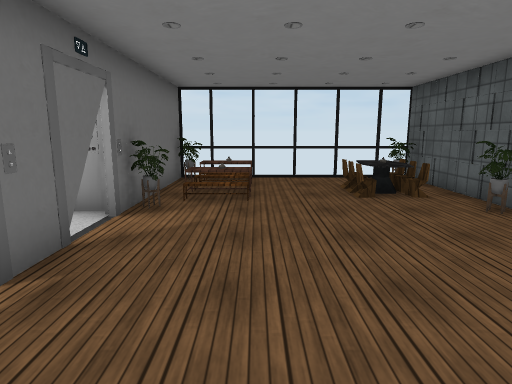
[1] (above)

15 first-person views from a walk through a scene from a Unity 3-D project. The camera is 1.4 m above the floor, tilts 10° down and sees 75° across. Doors are open. The floor is counted in squares, 1 m on a side. Each view is taken from the middle of a square. On the plan, view 1 faces up. The plan holds only what a view shows up to about 15 squares ahead; the rest is blank. The player is left out. Some surface patterns are stand-ins.

[2]
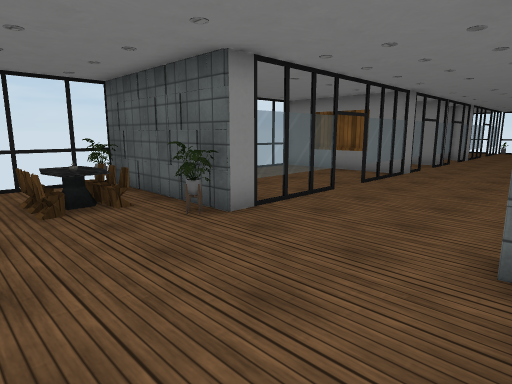

[3]
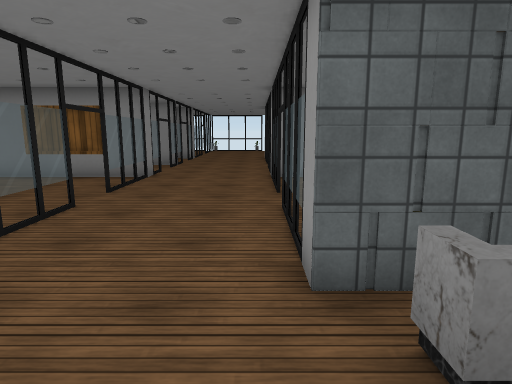

[4]
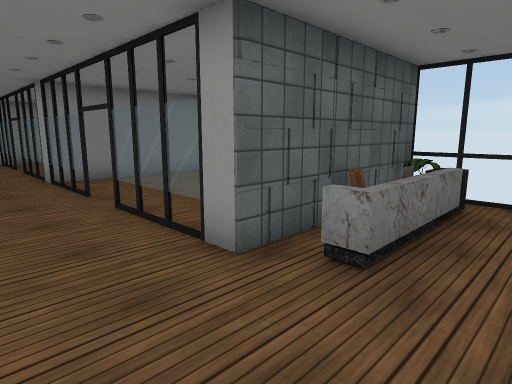

[5]
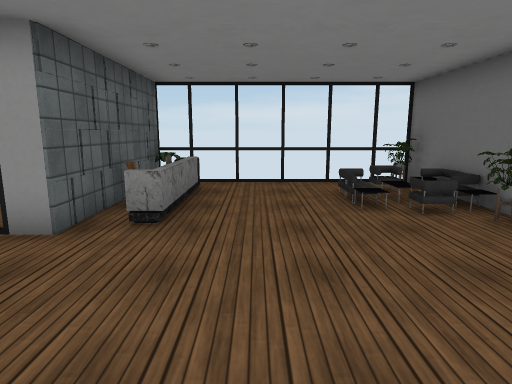

[6]
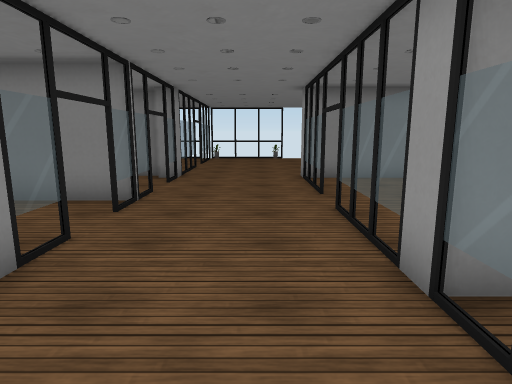

[7]
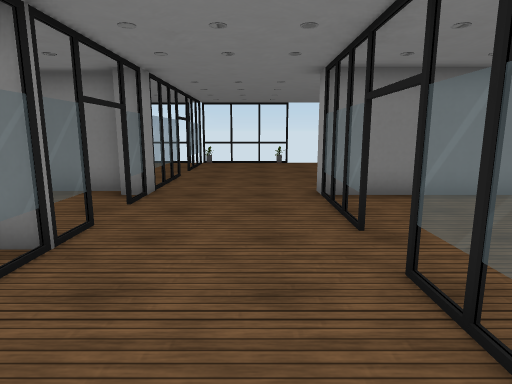

[8]
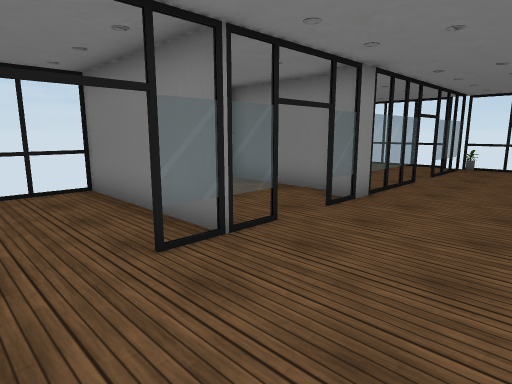

[9]
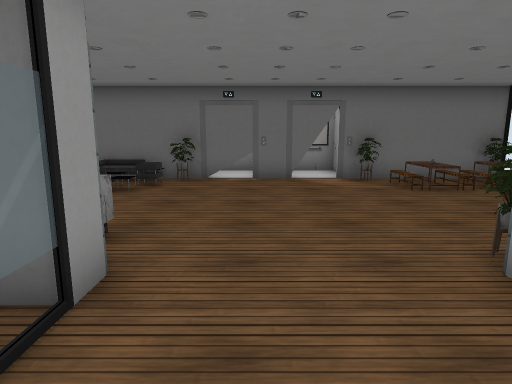

[10]
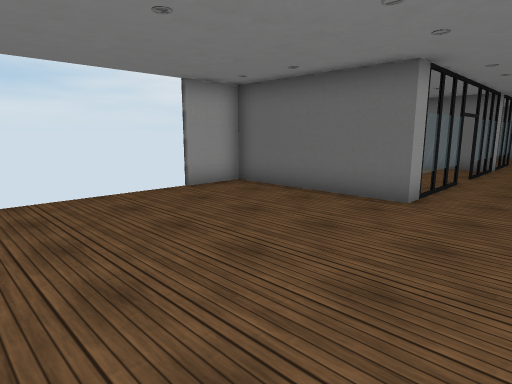

[11]
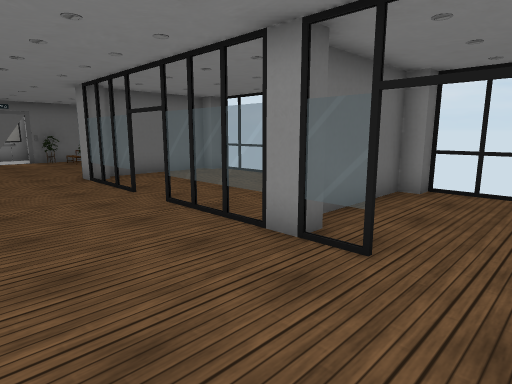

[12]
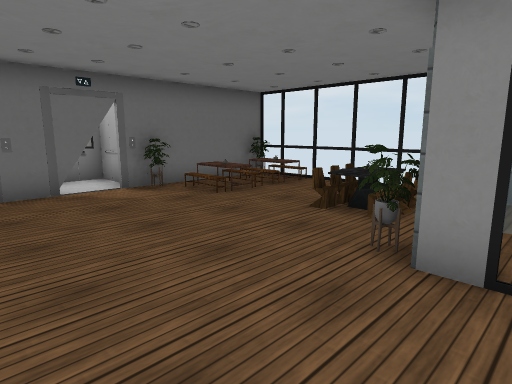

[13]
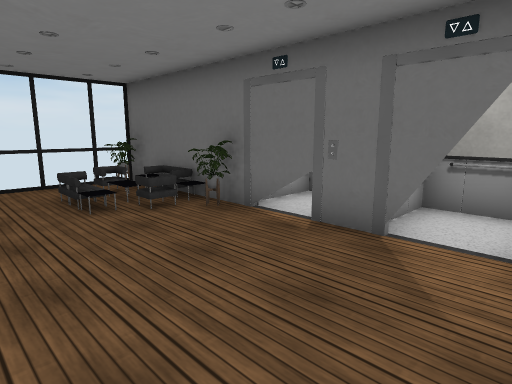

[14]
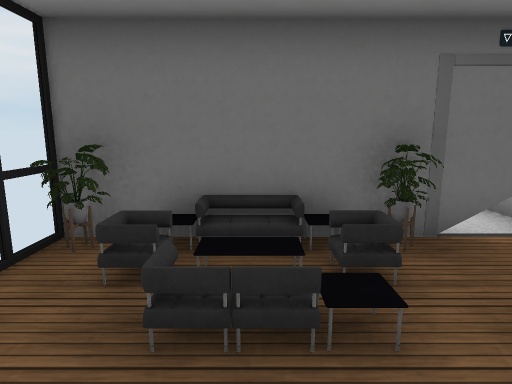

[15]
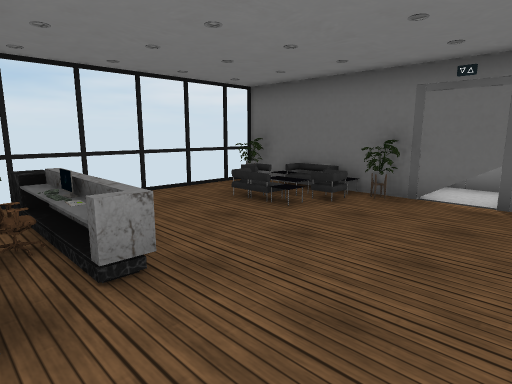

### Floor plan
Key: @ floor where view 1 was taken; # wall or solid block; x gap in a wall; . main floor; : floor 0.25 m higher than the main floor; D open door; = window, fence, low wall or low ledge; T table; P plant; C chair; U counter; S sofa; O other object.
Columns run from 5 left of view 1 to 29 right of it. Each row starts with its distance up from view 1.
 11    ###   ##       #   #
 10    #TT..PO#... ...#...#   #
  9   ##TT.. C#.......#...#  .#
  8    #...C C#.......#...# ..#    ...
  7   ##O....C#.......#...#...#  .....
  6 ###OP...PO#...D...#.D.#DD=#..DD...
  5 #.D.......#===.===.=.=.....==..==O#
  4 ##D...............................
  3 ###...............................
  2 #.=...............................
  1 ###OP....U#===D===#===D===#.......
  0   ##S@...U# ......#.......#.......
 -1    #:S..OO#   ....#    ...#......
 -2   ##SS...U#    ...#     ..#......
 -3   #OP....P#      .#      .#......
 -4   ##     ##       #       ##x

Positions as (right, up) in squares from view 1, and headings:
1: (0, 0), facing up
2: (1, 1), facing up-right
3: (2, 2), facing right
4: (2, 4), facing down-right
5: (2, 6), facing down
6: (10, 3), facing right
7: (13, 3), facing right
8: (14, 2), facing up-right
9: (8, 3), facing left
10: (28, 4), facing down-left
11: (16, 2), facing up-left
12: (6, 2), facing up-left
13: (2, 6), facing down-left
14: (2, -1), facing left
15: (5, 4), facing down-left
